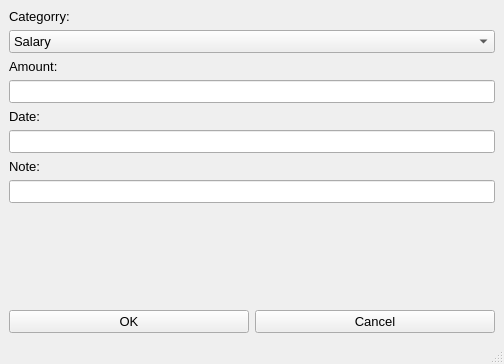
<?xml version="1.0" encoding="UTF-8"?>
<ui version="4.0">
 <class>MainWindow</class>
 <widget class="QMainWindow" name="MainWindow">
  <property name="geometry">
   <rect>
    <x>0</x>
    <y>0</y>
    <width>504</width>
    <height>364</height>
   </rect>
  </property>
  <property name="font">
   <font>
    <pointsize>10</pointsize>
   </font>
  </property>
  <property name="windowTitle">
   <string>MainWindow</string>
  </property>
  <widget class="QWidget" name="centralwidget">
   <layout class="QGridLayout" name="gridLayout">
    <item row="0" column="0">
     <layout class="QVBoxLayout" name="verticalLayout">
      <item>
       <widget class="QLabel" name="label">
        <property name="text">
         <string>Categorry:</string>
        </property>
       </widget>
      </item>
      <item>
       <widget class="QComboBox" name="cbbCategory">
        <item>
         <property name="text">
          <string>Salary</string>
         </property>
        </item>
        <item>
         <property name="text">
          <string>Allowance</string>
         </property>
        </item>
        <item>
         <property name="text">
          <string>Full-time job</string>
         </property>
        </item>
        <item>
         <property name="text">
          <string>Part-time job</string>
         </property>
        </item>
        <item>
         <property name="text">
          <string>Other</string>
         </property>
        </item>
       </widget>
      </item>
      <item>
       <widget class="QLabel" name="label_2">
        <property name="text">
         <string>Amount:</string>
        </property>
       </widget>
      </item>
      <item>
       <widget class="QLineEdit" name="txtAmount"/>
      </item>
      <item>
       <widget class="QLabel" name="label_3">
        <property name="text">
         <string>Date:</string>
        </property>
       </widget>
      </item>
      <item>
       <widget class="QLineEdit" name="txtDate"/>
      </item>
      <item>
       <widget class="QLabel" name="label_4">
        <property name="text">
         <string>Note:</string>
        </property>
       </widget>
      </item>
      <item>
       <widget class="QLineEdit" name="txtNote"/>
      </item>
      <item>
       <spacer name="verticalSpacer">
        <property name="orientation">
         <enum>Qt::Vertical</enum>
        </property>
        <property name="sizeHint" stdset="0">
         <size>
          <width>20</width>
          <height>40</height>
         </size>
        </property>
       </spacer>
      </item>
      <item>
       <layout class="QHBoxLayout" name="horizontalLayout">
        <item>
         <widget class="QPushButton" name="ptnOK">
          <property name="text">
           <string>OK</string>
          </property>
         </widget>
        </item>
        <item>
         <widget class="QPushButton" name="ptnCancel">
          <property name="text">
           <string>Cancel</string>
          </property>
         </widget>
        </item>
       </layout>
      </item>
     </layout>
    </item>
   </layout>
  </widget>
  <widget class="QMenuBar" name="menubar">
   <property name="geometry">
    <rect>
     <x>0</x>
     <y>0</y>
     <width>504</width>
     <height>27</height>
    </rect>
   </property>
  </widget>
  <widget class="QStatusBar" name="statusbar"/>
 </widget>
 <resources/>
 <connections/>
</ui>
